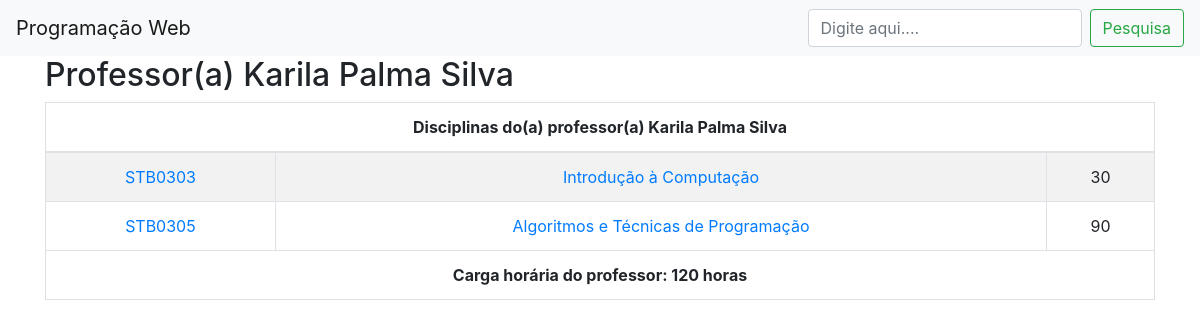
Screenshot of /professor.php?prof=Karila Palma Silva&method=db with the database file from the repository.
### tables this page shows
CREATE TABLE `disciplina` (
  `id` int(11) NOT NULL,
  `codigo` varchar(45) DEFAULT NULL,
  `nome` varchar(45) DEFAULT NULL,
  `cargahoraria` int(11) DEFAULT NULL,
  `semestre` int(11) NOT NULL,
  `curso_id` int(11) NOT NULL
);

### FunctionsDb.php (called while the page is built, shortened)
<?php
function MateProf($nome){
	$db= new Database();
	$conexao = $db->getConexao();
	$sql = "SELECT d.id, d.codigo, d.curso_id, d.nome, d.cargahoraria, d.semestre " .
	"FROM disciplina AS d " .
	"LEFT JOIN disciplina_professor AS dp ON (d.id = dp.id_disciplina) " .
	"LEFT JOIN professor AS p ON (dp.id_professor = p.id) " .
	"WHERE p.nome = :nome";
	$stmt = $conexao->prepare($sql);
	$stmt->bindParam(':nome',$nome);
	$stmt->execute();
	return $stmt->fetchAll(PDO::FETCH_ASSOC);
}

### professor.php (the view, shortened to what this page needs)
<?php
include 'cabecalho.php';
include 'FunctionsDb.php';
require_once('lista.php');
$prof = $_GET['prof'];
$method = $_GET['method'];
if ($method == 'list')
	$registros = Professor($matriz,$prof);
else {
	$registros = MateProf($prof);
}
?>
<main class="container">
	<?php
		echo "<h2>Professor(a) " . $prof . "</h2>";
		$chTotal = 0;
		echo "<div class='d-flex justify-content-between'>";
		echo "<table class='table table-bordered table-striped table-hover table-reponsive text-center'>";
		echo "<thead>";
		echo "<tr><th colspan='4'>Disciplinas do(a) professor(a) " . $prof . "</th></tr>";
		echo "</thead>";
		echo "<tbody>";
		foreach ($registros as $disciplina) {
			echo "<tr>";
			echo "<td><a href='disciplina.php?cod={$disciplina['id']}&method=db'>{$disciplina['codigo']}</a></td>";
			echo "<td><a href='disciplina.php?cod={$disciplina['id']}&method=db'>{$disciplina['nome']}</a></td>";
			echo "<td>{$disciplina['cargahoraria']}</td>";
			echo "</tr>";
			$chTotal += $disciplina['cargahoraria'];
		}
		echo "</tbody>";
		echo "<tfoot>";
		echo "<th colspan='4'>Carga horária do professor: " . $chTotal . " horas</th>";
		echo "</tfoot>";
		echo "</table></div>";
	?>
</main>

### rows the page displays
disciplina: codigo "STB0303", nome "Introdução à Computação", cargahoraria "30"
disciplina: codigo "STB0305", nome "Algoritmos e Técnicas de Programação", cargahoraria "90"

### other values shown
$prof "Karila Palma Silva"
$chTotal "120"
